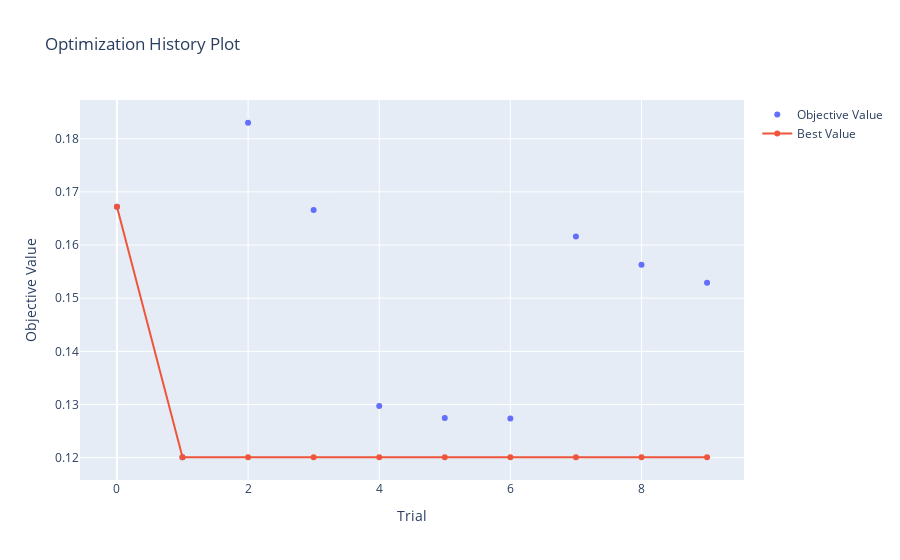

Source (notebook cell):
### Code cell
optuna.visualization.plot_optimization_history(study)

### Figure 1 — Plotly figure (JSON) as saved in the notebook; plotly's stock layout.template omitted (floating-point values rounded to 4 significant figures)
{"data": [{"mode": "markers", "name": "Objective Value", "type": "scatter", "x": [0, 1, 2, 3, 4, 5, 6, 7, 8, 9], "y": [0.1672, 0.1201, 0.183, 0.1666, 0.1297, 0.1275, 0.1274, 0.1616, 0.1563, 0.1529]}, {"name": "Best Value", "type": "scatter", "x": [0, 1, 2, 3, 4, 5, 6, 7, 8, 9], "y": [0.1672, 0.1201, 0.1201, 0.1201, 0.1201, 0.1201, 0.1201, 0.1201, 0.1201, 0.1201]}], "layout": {"title": {"text": "Optimization History Plot"}, "xaxis": {"title": {"text": "Trial"}}, "yaxis": {"title": {"text": "Objective Value"}}}}
